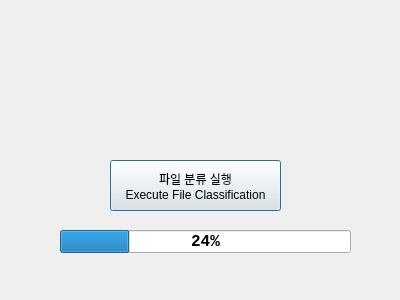
<?xml version="1.0" encoding="UTF-8"?>
<ui version="4.0">
 <class>FileClassifier</class>
 <widget class="QDialog" name="FileClassifier">
  <property name="geometry">
   <rect>
    <x>0</x>
    <y>0</y>
    <width>400</width>
    <height>300</height>
   </rect>
  </property>
  <property name="windowTitle">
   <string>Dialog</string>
  </property>
  <widget class="QPushButton" name="RunCode">
   <property name="geometry">
    <rect>
     <x>110</x>
     <y>160</y>
     <width>171</width>
     <height>51</height>
    </rect>
   </property>
   <property name="autoFillBackground">
    <bool>true</bool>
   </property>
   <property name="text">
    <string>파일 분류 실행
Execute File Classification</string>
   </property>
  </widget>
  <widget class="QProgressBar" name="progressBar">
   <property name="geometry">
    <rect>
     <x>60</x>
     <y>230</y>
     <width>291</width>
     <height>23</height>
    </rect>
   </property>
   <property name="font">
    <font>
     <family>Consolas</family>
     <pointsize>12</pointsize>
     <weight>75</weight>
     <bold>true</bold>
    </font>
   </property>
   <property name="autoFillBackground">
    <bool>false</bool>
   </property>
   <property name="inputMethodHints">
    <set>Qt::ImhNone</set>
   </property>
   <property name="value">
    <number>24</number>
   </property>
  </widget>
 </widget>
 <resources/>
 <connections/>
</ui>
